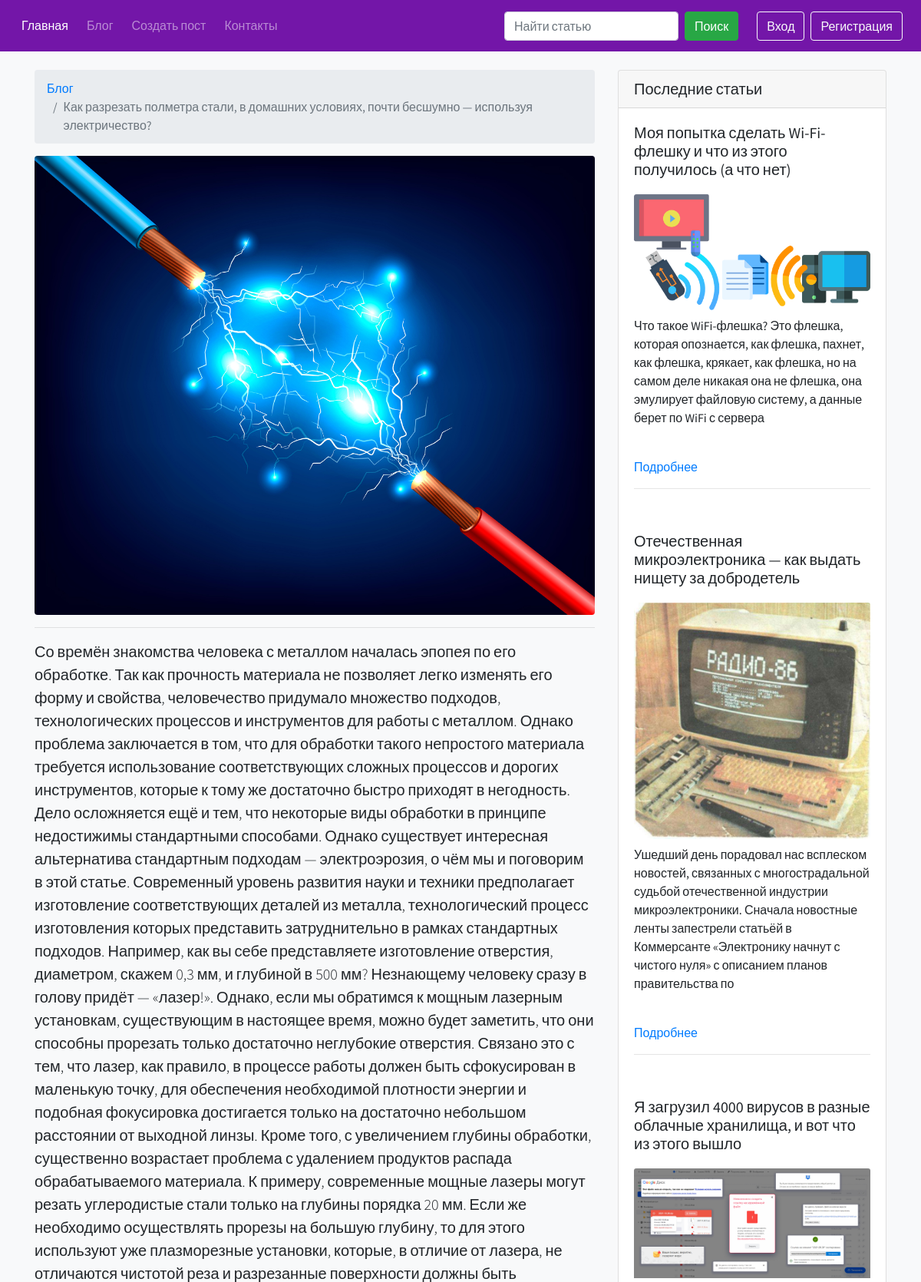
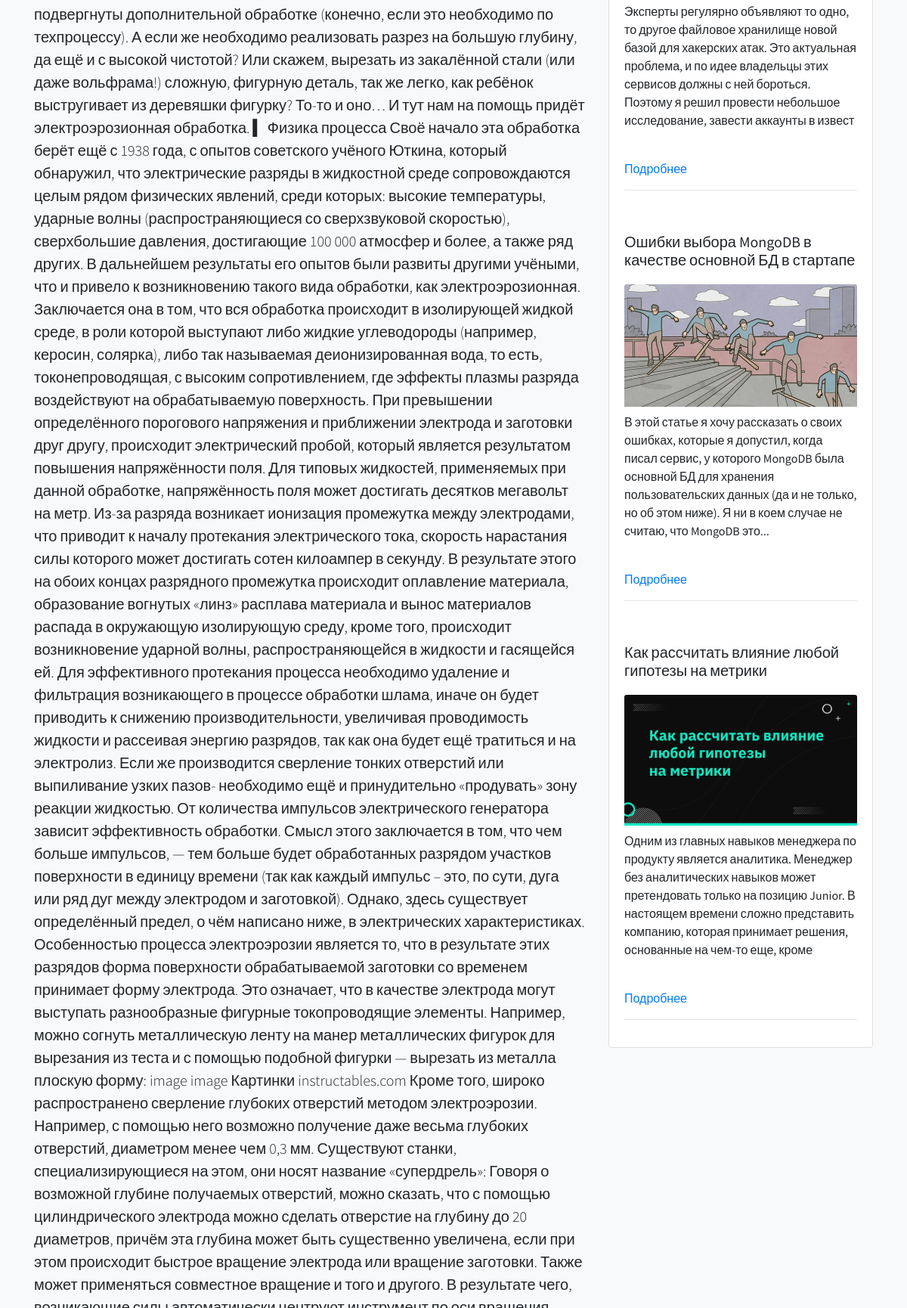
Page /blog/post-4 (upper part) on the committed database (2 pictures, top to bottom).
### blog/models.py (models this page shows, shortened)
class PostModel(db.Model):
    id = db.Column(db.Integer, primary_key=True)
    title = db.Column(db.String(100), nullable=False)
    image = db.Column(db.String(255), nullable=True)
    description = db.Column(db.String(255), nullable=False)
    text = db.Column(db.Text, nullable=False)
    author = db.Column(db.Integer, db.ForeignKey("user_model.id", ondelete="CASCADE"))
    created_data = db.Column(
        db.DateTime, default=datetime.now(timezone("Europe/Minsk"))
    )

### blog/blog.py (the view, shortened to what this page needs)
@blog.route("/post-<int:post_id>", methods=["GET", "POST"])
@logger.catch
def post_page_view(post_id):
    comment_form = CreateCommentForm()
    if not get_post_from_post_model_where_id(post_id):
        abort(404)
    return render_template(
        "blog/post_page.html",
        post=get_post_from_post_model_where_id(post_id),
        five_last_posts=get_five_last_posts_from_posts_table(post_id),
        comment_form=comment_form,
        all_comments=get_comments_from_comments_table_where_post_id(post_id),
    )

### blog/forms.py
class CreateCommentForm(FlaskForm):
    text = TextAreaField(
        "Текст комментария",
        validators=[DataRequired()],
        render_kw={
            "class": "form-control",
            "placeholder": "",
        },
    )
    submit = SubmitField(
        "Оставить комментарий",
        render_kw={"class": "btn my-3 btn-primary btn-block"},
    )

### app.py (called while the page is built)
@app.after_request
def redirect_to_signin(response):
    if response.status_code == 401:
        flash(
            "Пожалуйста войдите в свой аккаунт или зарегистрируйтесь, чтобы попасть в данный раздел.",
            "success",
        )
        return redirect(url_for("authentication.sign_in_view", next_page=request.url))
    return response

### blog/services.py (called while the page is built)
@logger.catch
def get_five_last_posts_from_posts_table(post_id: int):
    return PostModel.query.filter(PostModel.id != post_id).limit(5)[::-1]

@logger.catch
def get_post_from_post_model_where_id(post_id: int):
    return PostModel.query.get(post_id)

@logger.catch
def get_comments_from_comments_table_where_post_id(post_id: int):
    return (
        db.session.query(UserModel, CommentModel)
        .join(CommentModel, UserModel.id == CommentModel.user_id)
        .filter_by(post_id=post_id)[::-1]
    )

### templates/blog/post_page.html (shortened to what this page needs)
{% extends 'base.html' %}
{% block content_app %}
    <div class="container">
        <div class="row">
            <div class="col-lg-8 text-break">
                <nav aria-label="breadcrumb" class="mt-4">
                    <ol class="breadcrumb">
                        <li class="breadcrumb-item"><a href="{{ url_for("blog.blog_view") }}">Блог</a></li>
                        <li class="breadcrumb-item active" aria-current="page">{{ post.title }}</li>
                    </ol>
                </nav>
                <img class="img-fluid rounded" src="{{ url_for("static", filename="media/img/") }}{{ post.image }}" alt="">
                <hr>
                <p class="lead">{{ post.text|safe }}</p>
            </div>
        {% include 'blog/post_page_aside.html' %}
        </div>
    </div>
{% endblock %}

### templates/blog/post_page_aside.html
<div class="col-md-4">
    <div class="card my-4">
        <h5 class="card-header">Последние статьи</h5>
        {% for last_post in five_last_posts %}
            <div class="card-body">
                <h5 class="card-title">{{ last_post.title }}</h5>
                <img src="{{ url_for("static", filename="media/img/") }}{{ last_post.image }}" alt=""
                     class="card-img-top my-2"><br>
                <p>{{ last_post.description| safe | truncate(250) }}</p><br>
                <a href="{{ url_for('blog.post_page_view', post_id=last_post.id) }}" class="card-link">Подробнее</a>
                <hr>
            </div>
        {% endfor %}
    </div>
</div>

### static/css/style.css (style rules this page uses)
* { font-family: 'Source Sans Pro', sans-serif; }
a { text-decoration: none; }

### rows in the picture
PostModel: title "Как разрезать полметра стали, в домашних условиях, почти бесшумно — используя электричество?", image (picture)
PostModel: title "Моя попытка сделать Wi-Fi-флешку и что из этого получилось (а что нет)", image (picture), description "Что такое WiFi-флешка? Это флешка, которая опознается, как флешка, пахнет, как флешка, крякает, как флешка, но на самом деле никакая она не флешка, она эмулирует файловую систему, а данные берет по WiFi с сервера"
PostModel: title "Отечественная микроэлектроника — как выдать нищету за добродетель", image (picture), description "Ушедший день порадовал нас всплеском новостей, связанных с многострадальной судьбой отечественной индустрии микроэлектроники. Сначала новостные ленты запестрели статьёй в Коммерсанте «Электронику начнут с чистого нуля» с описанием планов правительства по"
PostModel: title "Я загрузил 4000 вирусов в разные облачные хранилища, и вот что из этого вышло", image (picture), description "Эксперты регулярно объявляют то одно, то другое файловое хранилище новой базой для хакерских атак. Это актуальная проблема, и по идее владельцы этих сервисов должны с ней бороться. Поэтому я решил провести небольшое исследование, завести аккаунты в извест"
PostModel: title "Ошибки выбора MongoDB в качестве основной БД в стартапе", image (picture), description "В этой статье я хочу рассказать о своих ошибках, которые я допустил, когда писал сервис, у которого MongoDB была основной БД для хранения пользовательских данных (да и не только, но об этом ниже). Я ни в коем случае не считаю, что MongoDB это..."
PostModel: title "Как рассчитать влияние любой гипотезы на метрики", image (picture), description "Одним из главных навыков менеджера по продукту является аналитика. Менеджер без аналитических навыков может претендовать только на позицию Junior. В настоящем времени сложно представить компанию, которая принимает решения, основанные на чем-то еще, кроме"
